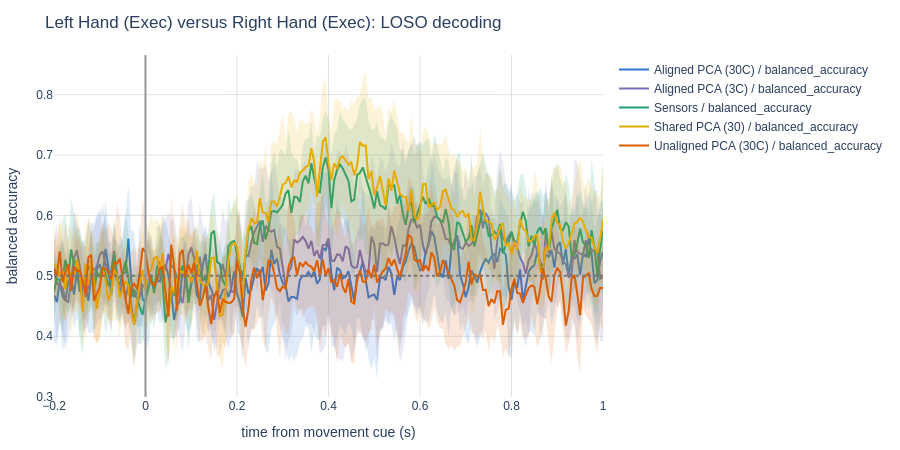

The cell this chart's notebook holds for it:
### Markdown cell above
## Step 8. Inspect Time-Resolved Cross-Participant Generalization

The line is mean balanced accuracy across held-out participants; the ribbon is the fold-level standard deviation. The dotted horizontal line marks chance and the vertical line marks movement-cue onset.

Read the *shape* before the maximum. A broad, sustained lift beginning shortly after the cue is the signature of a real motor effect; a single spike surrounded by chance-level noise is what a lucky fold looks like.

### Code cell
temporal_figure = plot_temporal_score_curve(
    temporal_scores[temporal_scores["Representation"].isin(REPRESENTATION_NAMES)],
    metric="balanced_accuracy",
    title=f"{' versus '.join(TARGET_NAMES)}: LOSO decoding",
    colors=REPRESENTATION_COLORS,
)
temporal_figure.add_hline(y=CHANCE_LEVEL, line_dash="dot", line_color="#777777")
temporal_figure.add_vline(x=0, line_color="#999999")
temporal_figure.update_yaxes(title_text="balanced accuracy")
temporal_figure.update_xaxes(title_text="time from movement cue (s)")
temporal_figure.show()

### Figure 1 — Plotly figure (JSON) as saved in the notebook; plotly's stock layout.template omitted (floating-point values rounded to 4 significant figures; data arrays with more than 128 entries replaced by an {"elided": "..."} marker saying what was removed)
{"data": [{"line": {"color": "#2a78d6", "width": 2}, "mode": "lines", "name": "Aligned PCA (30C) / balanced_accuracy", "type": "scatter", "x": {"elided": "193 float values"}, "y": {"elided": "193 float values"}}, {"fill": "toself", "fillcolor": "rgba(42,120,214,0.15)", "hoverinfo": "skip", "line": {"color": "rgba(255,255,255,0)"}, "showlegend": false, "type": "scatter", "x": {"elided": "386 float values"}, "y": {"elided": "386 float values"}}, {"line": {"color": "#7570b3", "width": 2}, "mode": "lines", "name": "Aligned PCA (3C) / balanced_accuracy", "type": "scatter", "x": {"elided": "193 float values"}, "y": {"elided": "193 float values"}}, {"fill": "toself", "fillcolor": "rgba(117,112,179,0.15)", "hoverinfo": "skip", "line": {"color": "rgba(255,255,255,0)"}, "showlegend": false, "type": "scatter", "x": {"elided": "386 float values"}, "y": {"elided": "386 float values"}}, {"line": {"color": "#1b9e77", "width": 2}, "mode": "lines", "name": "Sensors / balanced_accuracy", "type": "scatter", "x": {"elided": "193 float values"}, "y": {"elided": "193 float values"}}, {"fill": "toself", "fillcolor": "rgba(27,158,119,0.15)", "hoverinfo": "skip", "line": {"color": "rgba(255,255,255,0)"}, "showlegend": false, "type": "scatter", "x": {"elided": "386 float values"}, "y": {"elided": "386 float values"}}, {"line": {"color": "#e6ab02", "width": 2}, "mode": "lines", "name": "Shared PCA (30) / balanced_accuracy", "type": "scatter", "x": {"elided": "193 float values"}, "y": {"elided": "193 float values"}}, {"fill": "toself", "fillcolor": "rgba(230,171,2,0.15)", "hoverinfo": "skip", "line": {"color": "rgba(255,255,255,0)"}, "showlegend": false, "type": "scatter", "x": {"elided": "386 float values"}, "y": {"elided": "386 float values"}}, {"line": {"color": "#d95f02", "width": 2}, "mode": "lines", "name": "Unaligned PCA (30C) / balanced_accuracy", "type": "scatter", "x": {"elided": "193 float values"}, "y": {"elided": "193 float values"}}, {"fill": "toself", "fillcolor": "rgba(217,95,2,0.15)", "hoverinfo": "skip", "line": {"color": "rgba(255,255,255,0)"}, "showlegend": false, "type": "scatter", "x": {"elided": "386 float values"}, "y": {"elided": "386 float values"}}], "layout": {"height": 450, "margin": {"b": 50, "l": 50, "r": 40, "t": 55}, "shapes": [{"line": {"color": "#777777", "dash": "dot"}, "type": "line", "x0": 0, "x1": 1, "xref": "x domain", "y0": 0.5, "y1": 0.5, "yref": "y"}, {"line": {"color": "#999999"}, "type": "line", "x0": 0, "x1": 0, "xref": "x", "y0": 0, "y1": 1, "yref": "y domain"}], "title": {"text": "Left Hand (Exec) versus Right Hand (Exec): LOSO decoding"}, "xaxis": {"title": {"text": "time from movement cue (s)"}}, "yaxis": {"title": {"text": "balanced accuracy"}}}}
